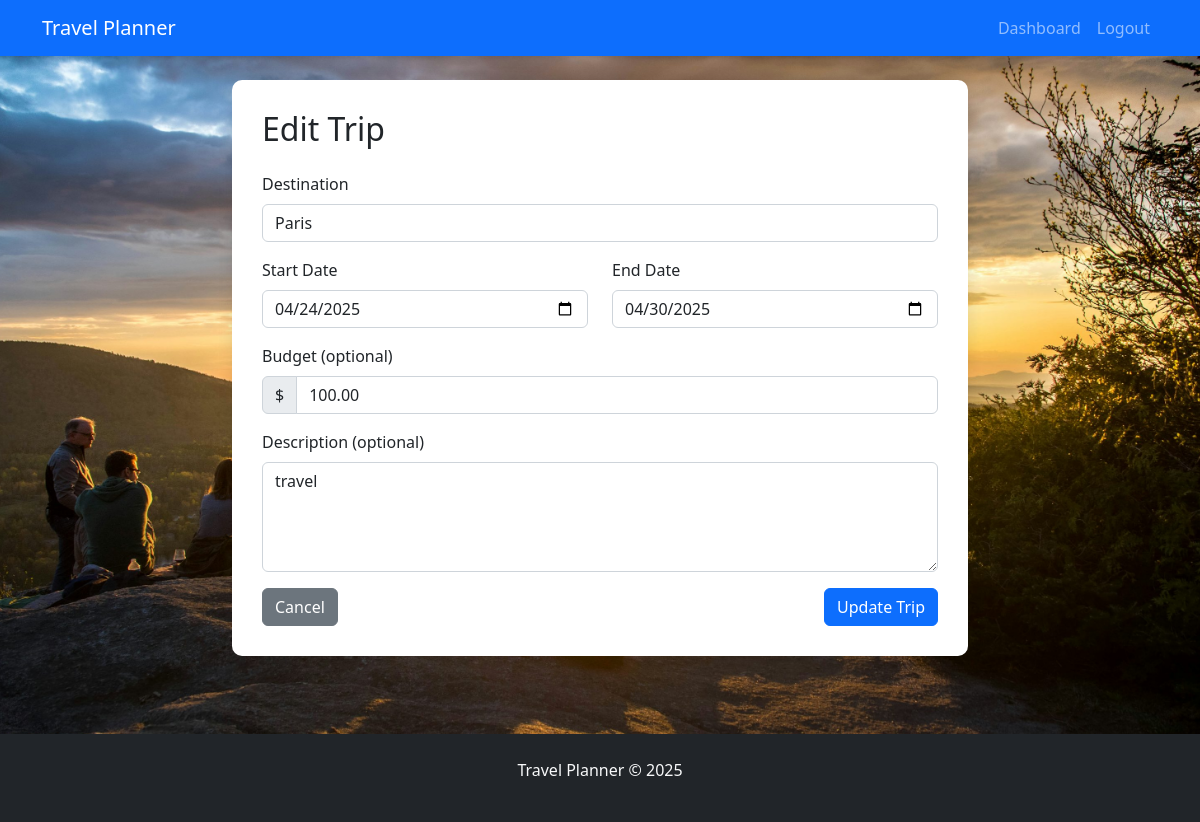
/pages/edit_trip.php?id=6 (signed in), run on the app's committed database.
### tables this page shows
CREATE TABLE `trips` (
  `trip_id` int(11) NOT NULL,
  `user_id` int(11) NOT NULL,
  `destination` varchar(100) NOT NULL,
  `start_date` date NOT NULL,
  `end_date` date NOT NULL,
  `description` text DEFAULT NULL,
  `budget` decimal(10,2) DEFAULT NULL,
  `created_at` timestamp NULL DEFAULT current_timestamp(),
  `updated_at` timestamp NULL DEFAULT current_timestamp() ON UPDATE current_timestamp()
);

### db/connect.php (called while the page is built, shortened)
<?php
function validateInput($data) {
    $data = trim($data);
    $data = stripslashes($data);
    $data = htmlspecialchars($data);
    return $data;
}
?>

### pages/edit_trip.php (the view, shortened to what this page needs)
<?php
require_once "../db/connect.php";
$trip_id = validateInput($_GET['id']);
$errors = [];
try {
    $stmt = $conn->prepare("SELECT * FROM trips WHERE trip_id = ? AND user_id = ?");
    $stmt->execute([$trip_id, $_SESSION['user_id']]);
    $trip = $stmt->fetch();
    $destination = $trip['destination'];
    $start_date = $trip['start_date'];
    $end_date = $trip['end_date'];
    $description = $trip['description'];
    $budget = $trip['budget'];
} catch (PDOException $e) {
    $_SESSION['message'] = "Error retrieving trip details: " . $e->getMessage();
    $_SESSION['message_type'] = "danger";
    header("Location: dashboard.php");
    exit;
}
?>
<!DOCTYPE html>
<html lang="en">
<head>
    <link rel="stylesheet" href="https://cdn.jsdelivr.net/npm/bootstrap@5.2.3/dist/css/bootstrap.min.css">
    <link rel="stylesheet" href="../css/style.css">
</head>
<body>
    <nav class="navbar navbar-expand-lg navbar-dark bg-primary">
        <div class="container">
            <a class="navbar-brand" href="../index.php">Travel Planner</a>
            <div class="collapse navbar-collapse" id="navbarNav">
                <ul class="navbar-nav ms-auto">
                    <li class="nav-item">
                        <a class="nav-link" href="dashboard.php">Dashboard</a>
                    </li>
                    <li class="nav-item">
                        <a class="nav-link" href="../logout.php">Logout</a>
                    </li>
                </ul>
            </div>
        </div>
    </nav>
    <div class="container mt-4">
        <div class="row">
            <div class="col-md-8 offset-md-2">
                <div class="form-container">
                    <h2 class="mb-4">Edit Trip</h2>
                    <form action="<?php echo htmlspecialchars($_SERVER['PHP_SELF']) . '?id=' . $trip_id; ?>" method="POST">
                        <div class="mb-3">
                            <label for="destination" class="form-label">Destination</label>
                            <input type="text" class="form-control <?php echo isset($errors['destination']) ? 'is-invalid' : ''; ?>"
                                id="destination" name="destination" value="<?php echo htmlspecialchars($destination); ?>">
                        </div>
                        <div class="row">
                            <div class="col-md-6 mb-3">
                                <label for="start_date" class="form-label">Start Date</label>
                                <input type="date" class="form-control <?php echo isset($errors['start_date']) ? 'is-invalid' : ''; ?>"
                                    id="start_date" name="start_date" value="<?php echo htmlspecialchars($start_date); ?>">
                            </div>
                            <div class="col-md-6 mb-3">
                                <label for="end_date" class="form-label">End Date</label>
                                <input type="date" class="form-control <?php echo isset($errors['end_date']) ? 'is-invalid' : ''; ?>"
                                    id="end_date" name="end_date" value="<?php echo htmlspecialchars($end_date); ?>">
                            </div>
                        </div>
                        <div class="mb-3">
                            <label for="budget" class="form-label">Budget (optional)</label>
                            <div class="input-group">
                                <span class="input-group-text">$</span>
                                <input type="number" step="0.01" class="form-control <?php echo isset($errors['budget']) ? 'is-invalid' : ''; ?>"
                                    id="budget" name="budget" value="<?php echo htmlspecialchars($budget); ?>">
                            </div>
                        </div>
                        <div class="mb-3">
                            <label for="description" class="form-label">Description (optional)</label>
                            <textarea class="form-control" id="description" name="description" rows="4"><?php echo htmlspecialchars($description); ?></textarea>
                        </div>
                        <div class="d-flex justify-content-between">
                            <a href="view_trips.php?id=<?php echo $trip_id; ?>" class="btn btn-secondary">Cancel</a>
                            <button type="submit" class="btn btn-primary">Update Trip</button>
                        </div>
                    </form>
                </div>
            </div>
        </div>
    </div>
    <footer class="bg-dark text-light py-4 mt-5">
        <div class="container text-center">
            <p>Travel Planner &copy; 2025</p>
        </div>
    </footer>
</body>
</html>

### css/style.css (style rules this page uses)
body { font-family: 'Segoe UI', Tahoma, Geneva, Verdana, sans-serif; background-color: #cefff1; }
.navbar { box-shadow: 0 2px 4px rgba(0, 0, 0, 0.1); }
.form-container { background-color: #fff; border-radius: 10px; box-shadow: 0 0 15px rgba(0, 0, 0, 0.1); padding: 30px; margin-bottom: 30px; }

### pages/edit_trip.php (style rules this page uses)
body { background-image: url('../images/bg1.jpg'); background-size: cover; background-position: center; background-repeat: no-repeat; }

### data on the page
trips: destination "Paris", start_date "04/24/2025", end_date "04/30/2025", budget "100.00", description "travel"
